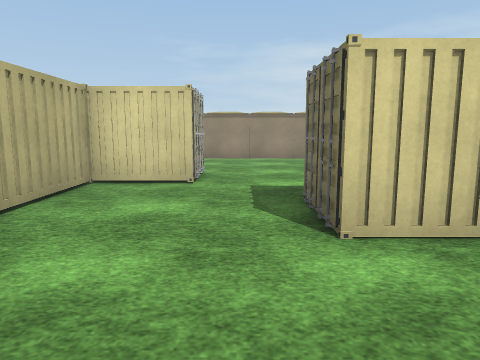
[1] (above)

18 first-person views from a walk through a scene from a Unity 3-D project. The camera is 1.2 m above the floor, tilts 8° down and sees 70° across. The floor is counted in squares, 1 m on a side. Each view is taken from the middle of a square. On the plan, view 1 faces up. The plan holds only what a view shows up to about 14 squares ahead; the rest is blank. The place goes on beyond the plan. Surface patterns are stand-ins for the level's own textures.

[2]
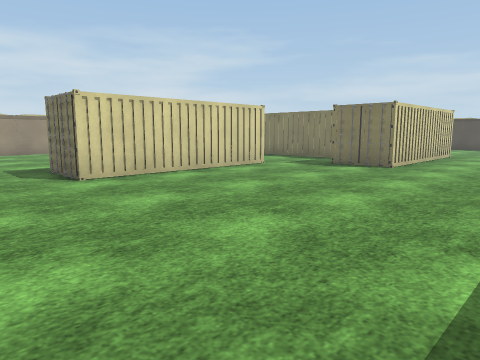

[3]
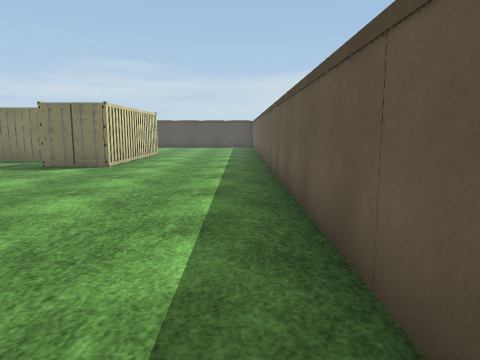

[4]
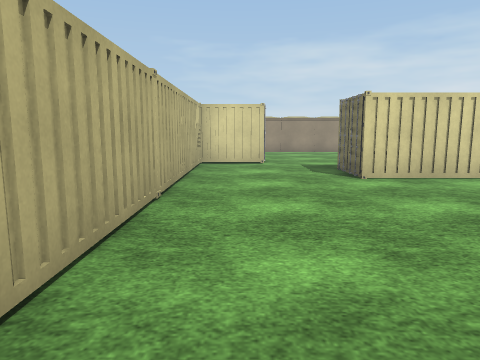

[5]
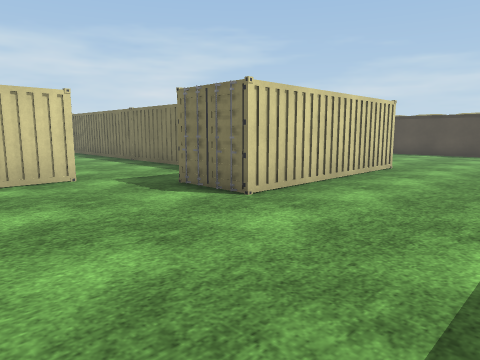

[6]
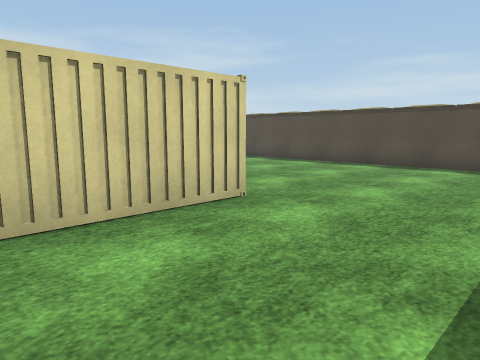

[7]
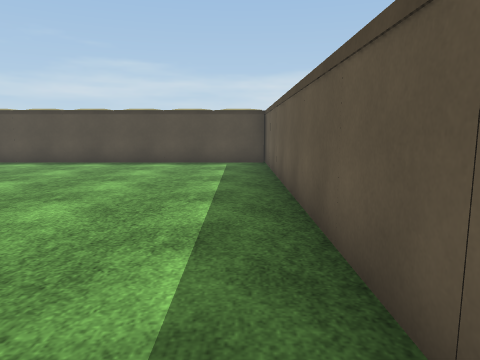

[8]
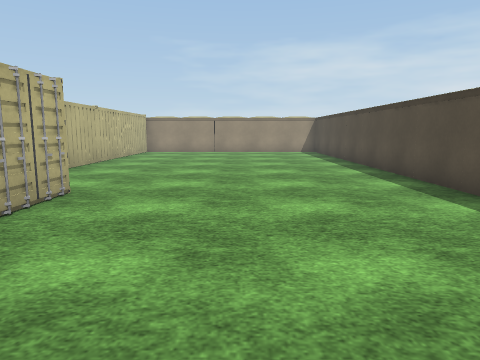

[9]
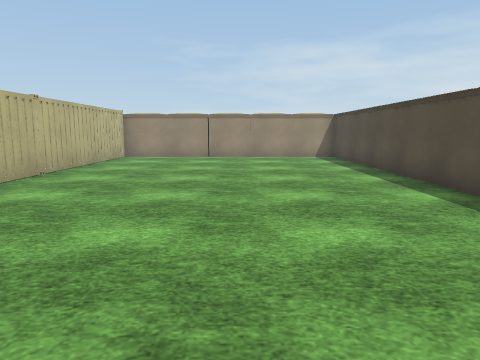

[10]
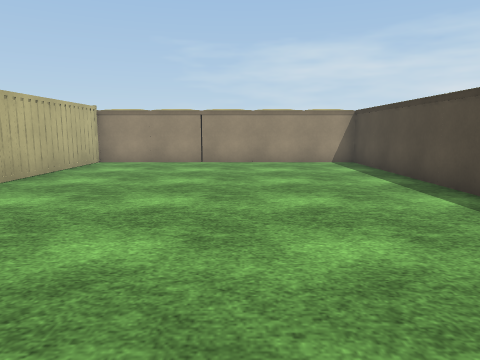

[11]
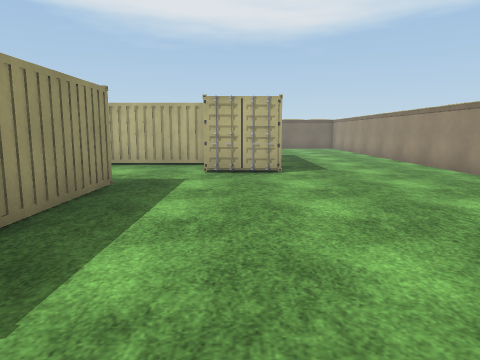

[12]
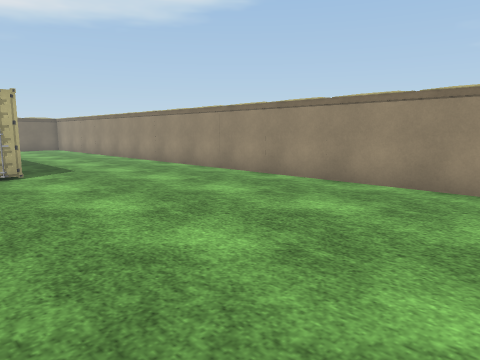

[13]
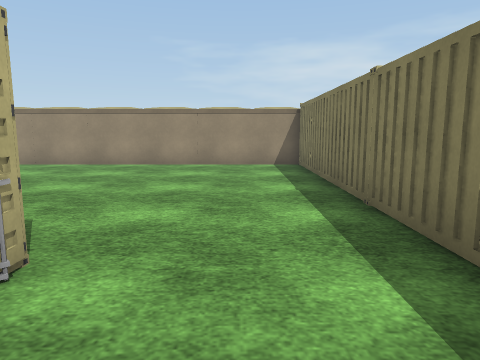

[14]
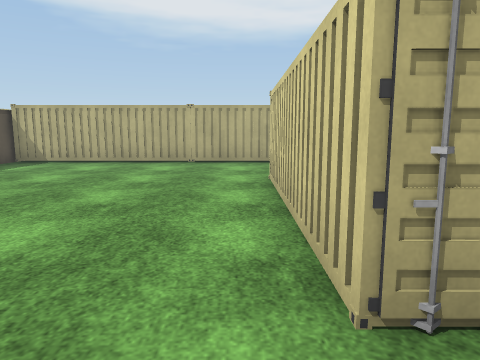

[15]
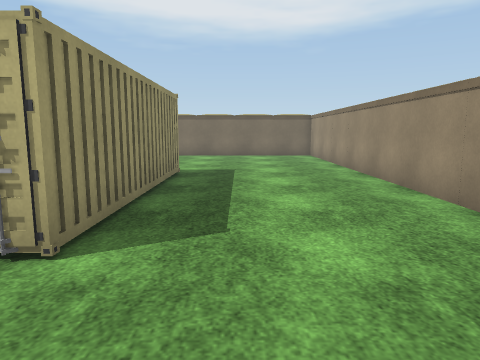

[16]
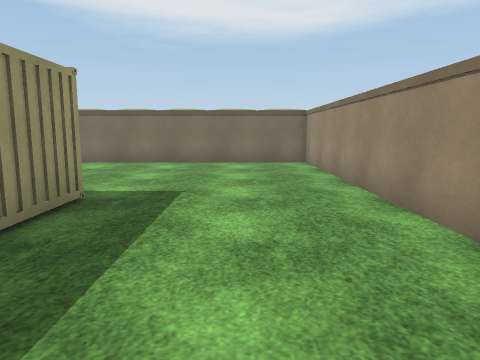

[17]
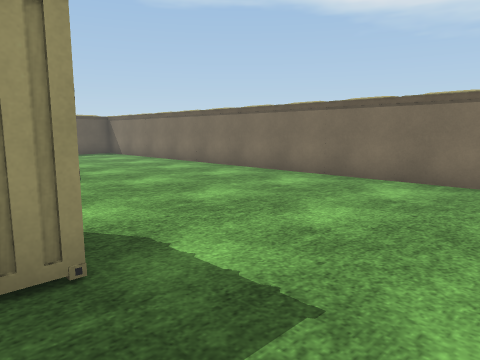

[18]
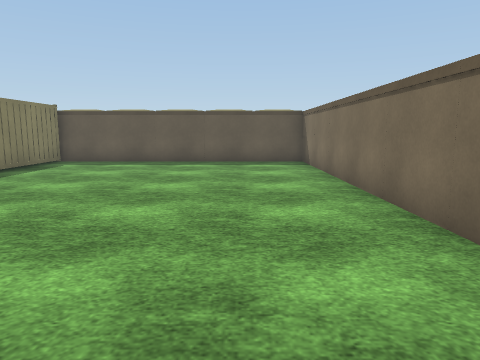

### Floor plan
Key: @ floor where view 1 was taken; # wall or solid block; . floor; C container.
Columns run from 16 left of view 1 to 25 right of it. Each row starts with its distance up from view 1.
 16 ##########################################
 15 #...........................C C..........#
 14 #...........................C C..........#
 13 #...........................C C..........#
 12 #...........................C C..........#
 11 #...........................C C..........#
 10 #.......CCCCCCCC............C C..........#
  9 #.......       C............C C..........#
  8 #.......    CCCC............C C..........#
  7 #.......    C...............C C..........#
  6 #.......    C....CCCCC  C...C C..........#
  5 #......     C....C       ...C  ..........#
  4 #......     C....CCCCCCCC...C  ..........#
  3 #.......    C...............C   .........#
  2 #.......    C.............C     C........#
  1 #........   C.............C      C.......#
  0 #.........  C...@.........CCCCCCCC.......#
 -1 #.........  C............................#
 -2 #.........C C............................#
 -3 #.........C C............................#
 -4 #.........C C............................#
 -5 #.........C C............................#
 -6 ##########################################

Where each view was taken, in squares from view 1:
view 1: 0 up, 0 right, facing up
view 2: 5 down, 2 left, facing up-right
view 3: 5 down, 2 left, facing right
view 4: 5 down, 2 left, facing up
view 5: 5 down, 5 right, facing up-right
view 6: 5 down, 12 right, facing up-right
view 7: 5 down, 11 right, facing right
view 8: 5 down, 20 right, facing up
view 9: 1 down, 20 right, facing up
view 10: 2 up, 20 right, facing up
view 11: 9 up, 9 right, facing left
view 12: 8 up, 9 right, facing up-left
view 13: 3 up, 10 right, facing up
view 14: 3 up, 10 right, facing left
view 15: 12 up, 2 right, facing left
view 16: 13 up, 2 left, facing left
view 17: 13 up, 7 left, facing down-left
view 18: 8 up, 13 left, facing down
